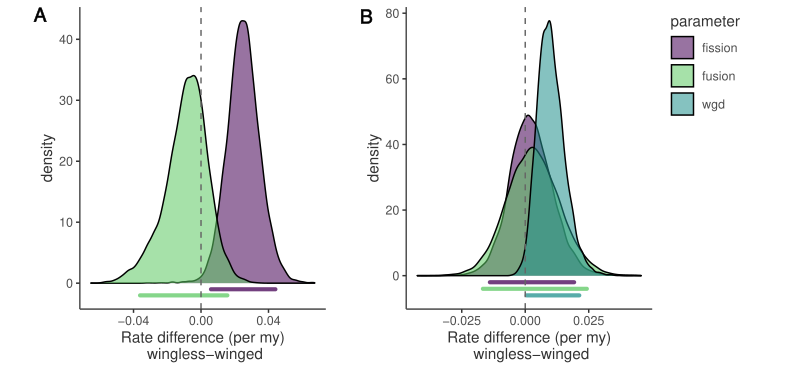

Here is the R script that generated this plot:
# Heath Blackmon
# 10 November
# This code makes the figure for the analysis of chromosome number in
# carabidae
library(coda)
library(ggplot2)
library(ggpubr)
library(viridis)
library(wesanderson)
# this sets up a theme for ggplot
ggtheme <- theme_bw() + theme(panel.grid.major = element_blank(),
                              panel.grid.minor = element_blank(),
                              panel.background = element_blank(),
                              panel.border=element_blank(),
                              axis.line = element_line(colour="grey30"),
                              axis.title = element_text(colour="grey20"),
                              axis.text = (element_text(colour="grey30")),
                              legend.title = element_text(colour="grey20"),
                              legend.text = element_text(colour="grey30"))

# This reads in the data without polyploidy

dat <- read.csv("../../analyses/results/wingless.wopoly.deltaR.csv")
dat <- dat[dat$type %in% c("fission","fusion"),]
hpd1 <- data.frame(X = c(HPDinterval(as.mcmc(dat$rate[dat$type=="fission"]))[1,],
                         HPDinterval(as.mcmc(dat$rate[dat$type=="fusion"]))[1,]),
                   Y = c(-1, -1, -2, -2),
                   types = rep(c("fission", "fusion"), each = 2))

# This reads in the data with polyploidy
dat2 <- read.csv("../../analyses/results/wingless.wpoly.deltaR.csv")
dat2 <- dat2[dat2$type %in% c("fission","fusion", "wgd"),]
hpd2 <- data.frame(X = c(HPDinterval(as.mcmc(dat2$rate[dat2$type=="fission"]))[1,],
                         HPDinterval(as.mcmc(dat2$rate[dat2$type=="fusion"]))[1,],
                         HPDinterval(as.mcmc(dat2$rate[dat2$type=="wgd"]))[1,]),
                   Y = c(-2, -2, -4, -4, -6, -6),
                   types = rep(c("fission", "fusion", "wgd"), each = 2))

m1 <- ggplot(dat, aes(x=rate)) +
  geom_density(aes(fill=as.factor(type),y=..density..),
               stat="density", position="identity", alpha=0.55) +
  geom_line(data=hpd1, aes(x=X, y=Y, color=as.factor(types)),
            alpha=0.75, size=1.4, lineend="round") +
  geom_vline(xintercept=0, linetype="dashed", color="grey40") +
  scale_color_manual(values = viridis(5)[c(1,4)])+
  scale_fill_manual(values = viridis(5)[c(1,4)]) +
  guides(fill=guide_legend(title="parameter"),
         color="none") +
  xlab("Rate difference (per my)\n wingless-winged") +
  ggtheme

m2 <- ggplot(dat2, aes(x=rate)) +
  geom_density(aes(fill=as.factor(type),y=..density..),
               stat="density", position="identity", alpha=0.55) +
  geom_line(data=hpd2, aes(x=X, y=Y, color=as.factor(types)),
            alpha=0.75, size=1.4, lineend="round") +
  geom_vline(xintercept=0, linetype="dashed", color="grey40", size=.5) +
  scale_color_manual(values = viridis(5)[c(1,4,3)]) +
  scale_fill_manual(values = viridis(5)[c(1,4,3)]) +
  guides(fill=guide_legend(title="parameter"),
         color="none") +
  xlab("Rate difference (per my)\n wingless-winged") +
  ggtheme

ggarrange(m1,m2)
# exported 9.75x4.5
